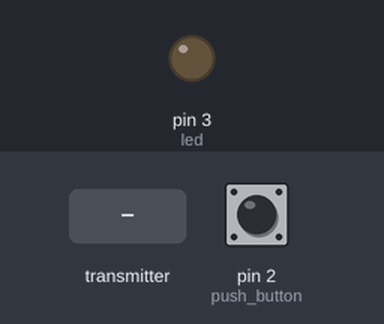
Recording of a sketch running on a simulated Arduino Uno, built with avr-gcc and run on an emulated ATmega328P. Shown: output pins drawn as LEDs (lit = HIGH). Inputs (shaded band) come from the test bench; at power-on: pin 2 (push_button) HIGH. No radio packets arrive unless stated.

Above: at 1.2 s.
1.3 s: the transmitter starts sending rcv = 0
At 2.5 s:
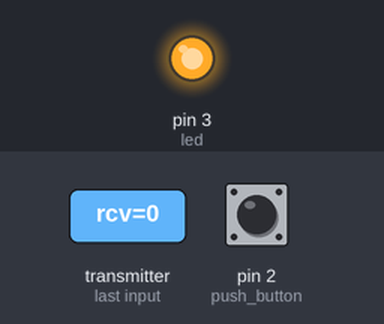
2.8 s: the transmitter starts sending rcv = 256
At 3.7 s:
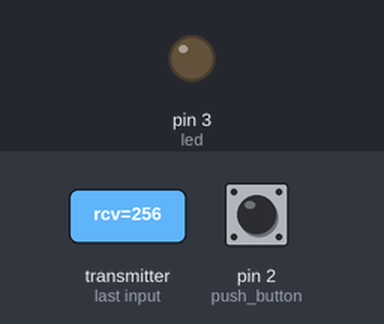
Timing chart, 0 to 5.8 s (numbered marks = the images above; inputs shaded):
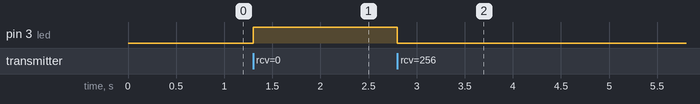

Measured:
- after the input at 1.3 s, pin 3 (led): LOW → HIGH at once
- after the input at 2.8 s, pin 3 (led): HIGH → LOW at once

The sketch:

Transmitter.ino
```cpp
/*
Coded By : A_Asaker
NRF:-V+ -> Arduino(3.3V) ***IMPORTANT***
    -GND-> Arduino(GND)
    -CSN-> Arduino(8)
    -CE -> Arduino(7)
    -MOSI->Arduino(11)
    -MISO->Arduino(12)
    -SCK-> Arduino(13)

led -> arduino(3)
push button -> arduino(2)
 */

#include <RF24.h>
#include <nRF24L01.h>
#include <SPI.h>

const byte addresses[][6] = {"00001", "00002"};
RF24 radio(7, 8); // CE, CSN
int st, rcv;
void setup() {
  pinMode(3, OUTPUT);// led
  pinMode(2, INPUT);// push button
  digitalWrite(2,HIGH);// pull-up resistor Through software
  radio.begin();
  radio.openWritingPipe(addresses[0]);
  radio.openReadingPipe(1, addresses[1]); // 00002
  radio.setPALevel(RF24_PA_LOW);
}

void loop() {
  radio.stopListening();//start working as a sender
  delay(5);
  st = digitalRead(2);
  radio.write(&st, sizeof(st));//send
  delay(5);
  radio.startListening();//start working as a receiver
  while (!radio.available());
  radio.read(&rcv, sizeof(rcv));//receive
  digitalWrite(3, !(int)rcv);// it's pulled up --> so it reads 1 as 0 vice versa
}
```
